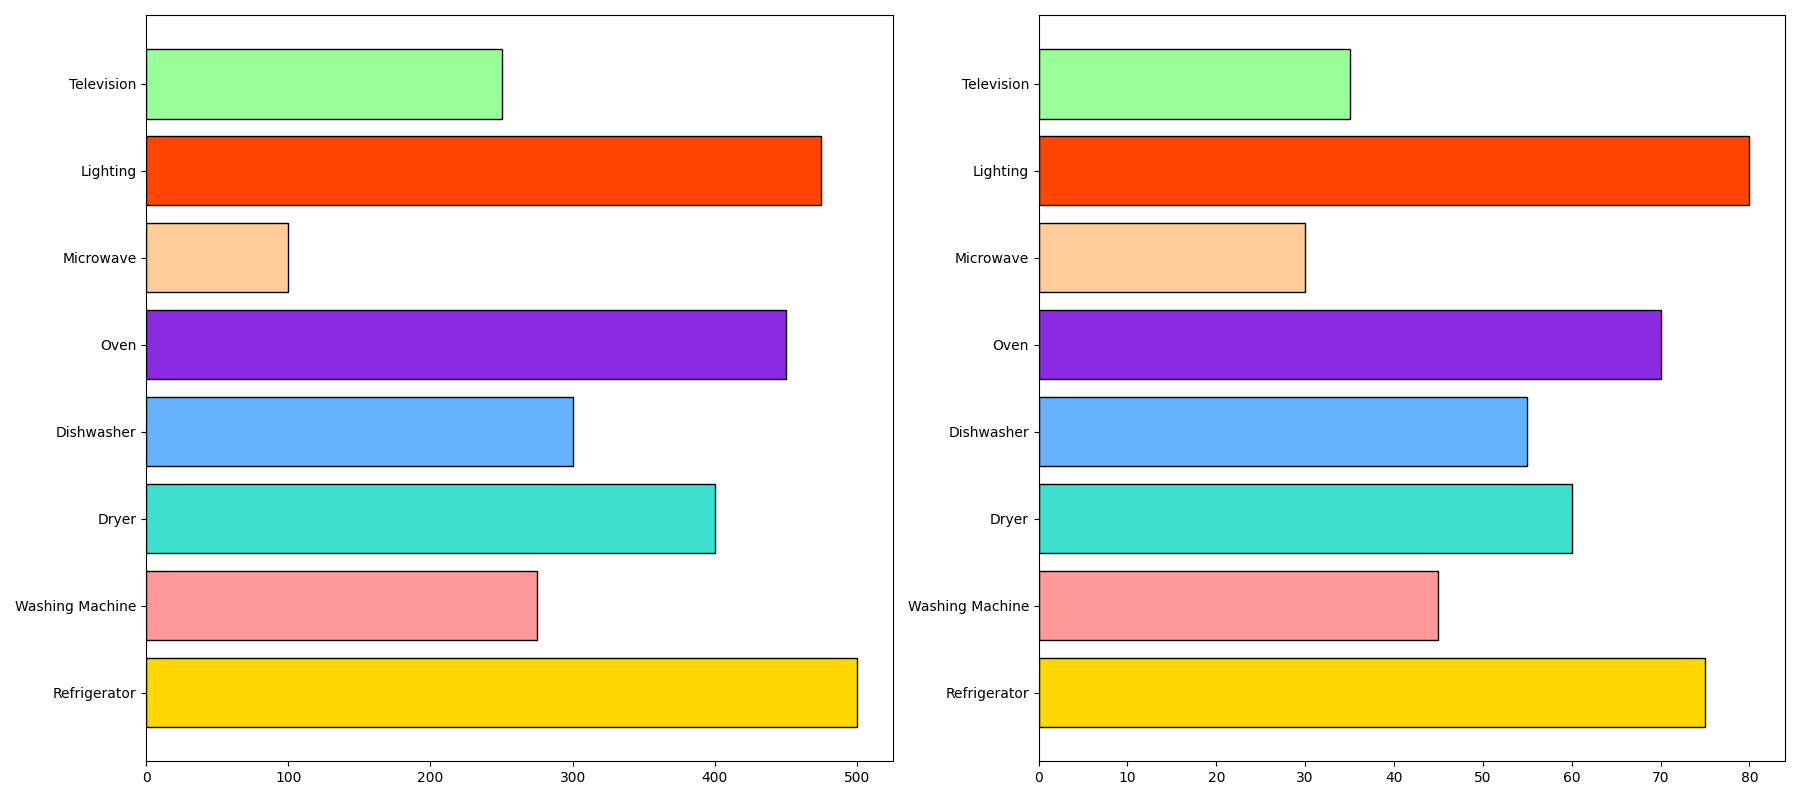

Python code for this plot:
import matplotlib.pyplot as plt

# Define appliances and their energy consumption in kilowatt-hours (kWh) per year
appliances = [
    'Refrigerator', 
    'Washing Machine', 
    'Dryer', 
    'Dishwasher', 
    'Oven', 
    'Microwave', 
    'Lighting', 
    'Television'
]
energy_consumption = [500, 275, 400, 300, 450, 100, 475, 250]

# Expected annual cost-saving (in dollars) from energy-efficient upgrades
cost_saving = [75, 45, 60, 55, 70, 30, 80, 35]

# Shuffled colors for each appliance
colors = ['#FFD700', '#FF9999', '#40E0D0', '#66B2FF', '#8A2BE2', '#FFCC99', '#FF4500', '#99FF99']

# Create a figure and axis
fig, (ax1, ax2) = plt.subplots(1, 2, figsize=(18, 8))

# Plot energy consumption as horizontal bar chart
ax1.barh(appliances, energy_consumption, color=colors, edgecolor='black')

# Plot expected cost-saving as horizontal bar chart
ax2.barh(appliances, cost_saving, color=colors, edgecolor='black')

# Ensure a tight layout
plt.tight_layout()

# Display the charts
plt.show()
